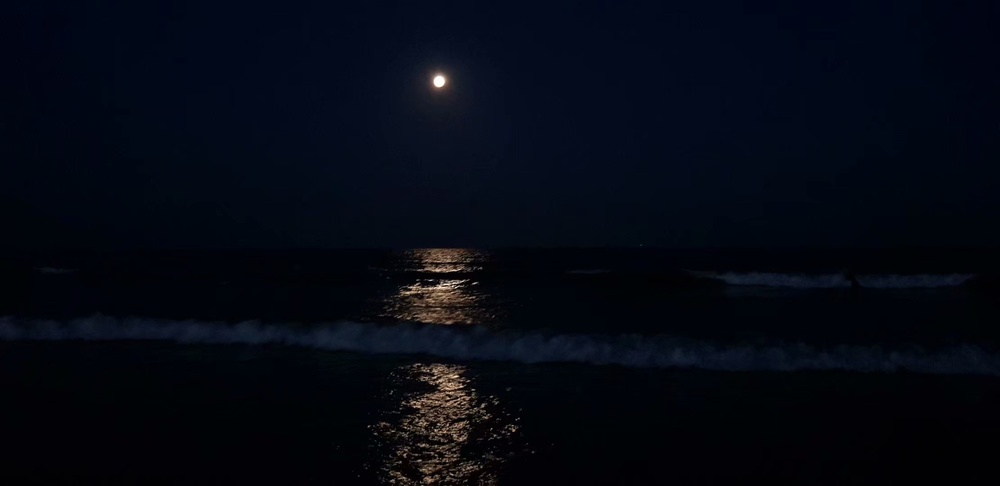
%> input picture Digital_Image_Processing/codes/contrast_stretching/psb (1).jpg, 1000 x 486 px, shrunk from 2222 x 1080 before the run
$ octave histogram.m   (GNU Octave 9; MATLAB toolbox functions it lacks are replaced by stand-ins)
%> lines starting %> are read from the running program, lines starting %| are printed output that depends on the picture
close all;clear all;clc;
%函数histeq（）进行直方图均衡化处理
I=imread('psb (1).jpg');
%> I is the input picture: size 486x1000x3 uint8; mean R, G, B 4.2, 8.2, 18.3
J=histeq(I);  %直方图均衡化
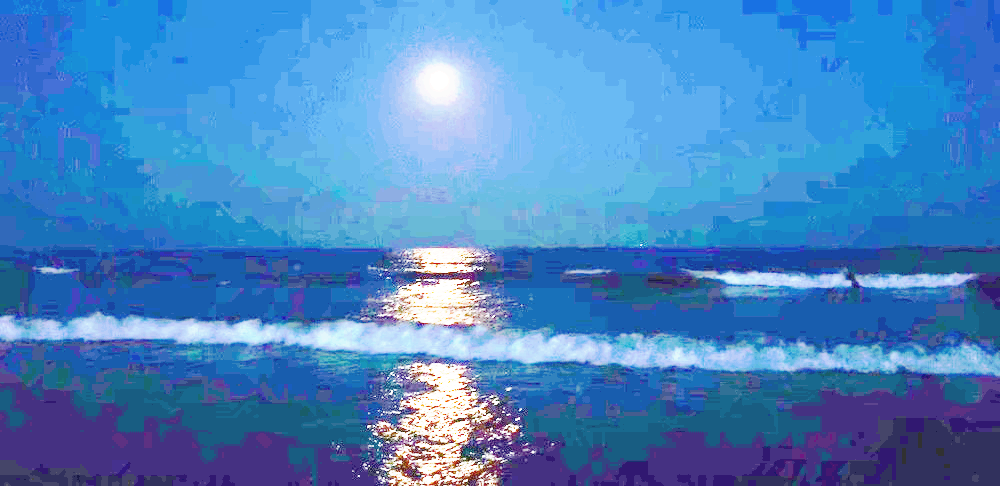
%> J: size 486x1000x3 uint8; mean R, G, B 71.3, 131.7, 194.2
figure,
%subplot(121),imshow(uint8(I));
subplot(221),imshow(I);
title('原图')
%subplot(122),imshow(uint8(J));
subplot(222),imshow(J);
title('均衡化后')
%figure,
subplot(223),imhist(I,64);
title('原图像直方图');
subplot(224),imhist(J,64);
title('均衡化后的直方图');
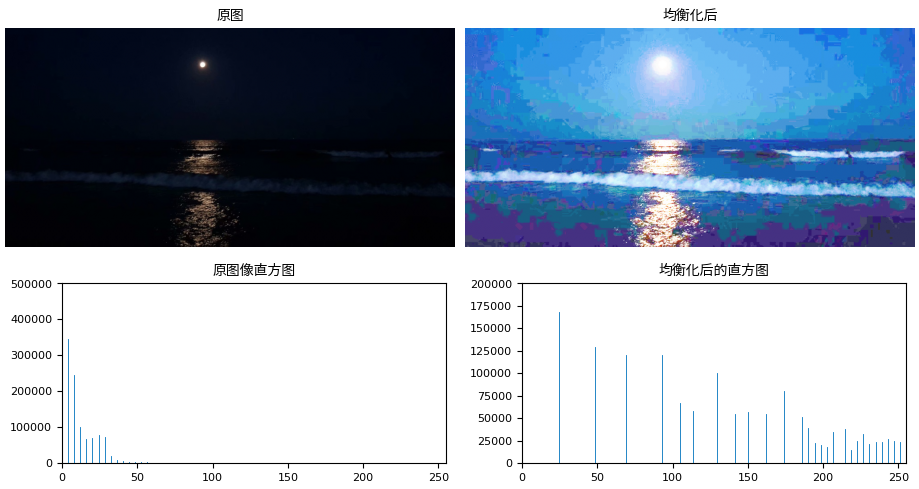
%> figure redrawn from the program's plot data, 4 panels

imwrite(J, 'test.png');
% ————————————————
% 版权声明：本文为CSDN博主「Ibelievesunshine」的原创文章，遵循 CC 4.0 BY-SA 版权协议，转载请附上原文出处链接及本声明。
% 原文链接：https://blog.csdn.net/ibelievesunshine/article/details/79961027

$ run again, with Digital_Image_Processing/codes/contrast_stretching/IMG_20200319_203106.jpg copied over Digital_Image_Processing/codes/contrast_stretching/psb (1).jpg
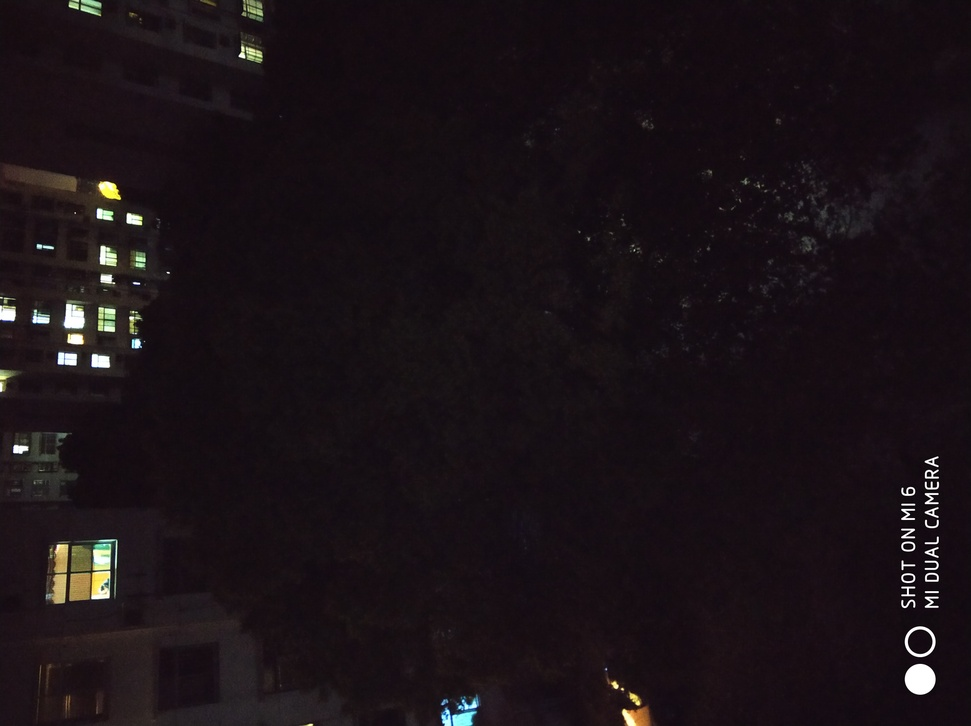
%> input picture Digital_Image_Processing/codes/contrast_stretching/IMG_20200319_203106.jpg, 971 x 726 px, shrunk from 4032 x 3016 before the run
%> I is the input picture: size 726x971x3 uint8; mean R, G, B 26.7, 18.7, 22.9
%> `J=histeq(I);`:
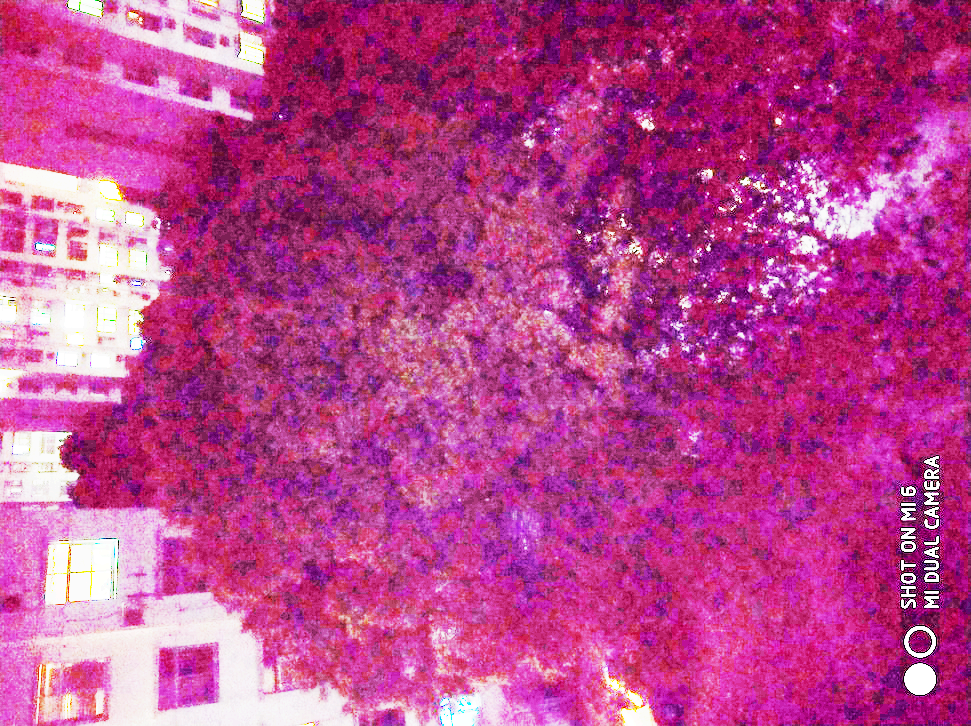
%> J: size 726x971x3 uint8; mean R, G, B 188, 67.9, 142.7
%> `title('均衡化后的直方图');`:
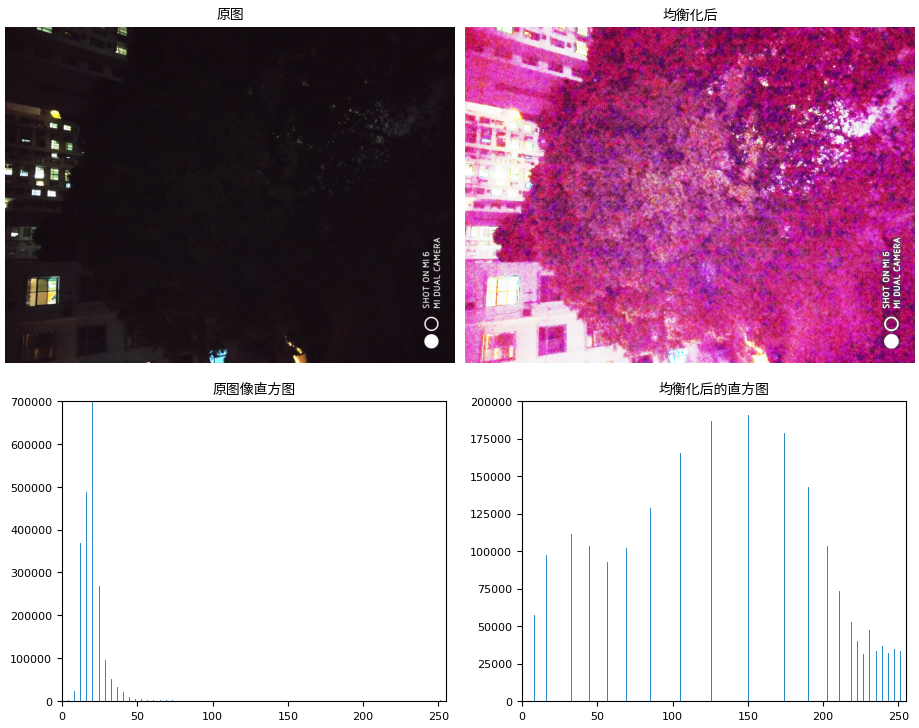
%> figure redrawn from the program's plot data, 4 panels

$ run again, with Digital_Image_Processing/codes/contrast_stretching/QQ图片20200319204641.jpg copied over Digital_Image_Processing/codes/contrast_stretching/psb (1).jpg
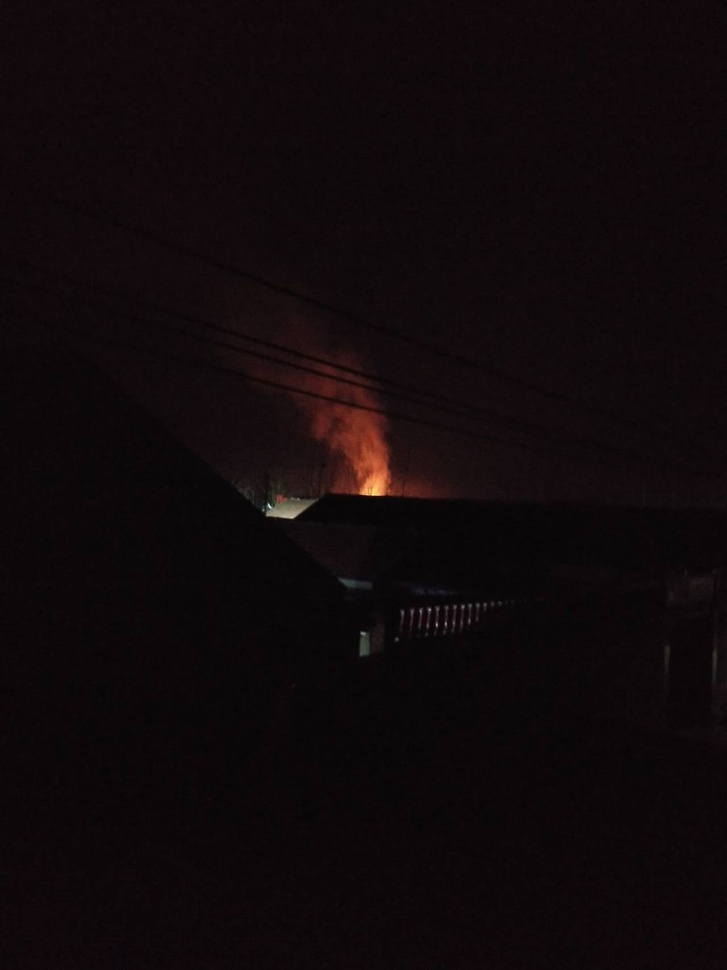
%> input picture Digital_Image_Processing/codes/contrast_stretching/QQ图片20200319204641.jpg, 727 x 970 px, shrunk from 1280 x 1707 before the run
%> I is the input picture: size 970x727x3 uint8; mean R, G, B 16, 9.1, 10.9
%> `J=histeq(I);`:
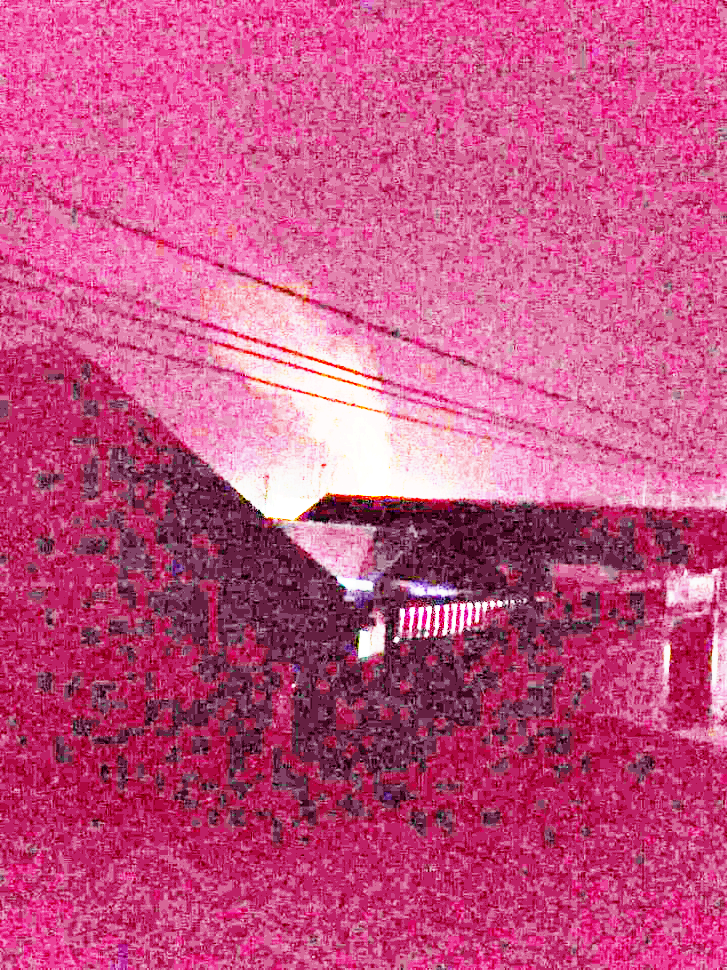
%> J: size 970x727x3 uint8; mean R, G, B 197.7, 80.2, 132
%> `title('均衡化后的直方图');`:
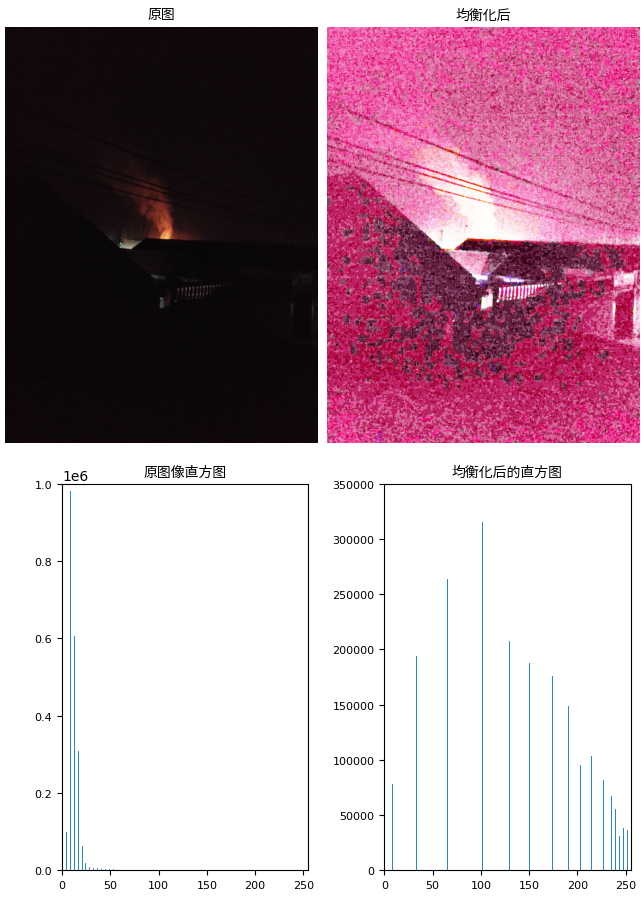
%> figure redrawn from the program's plot data, 4 panels
